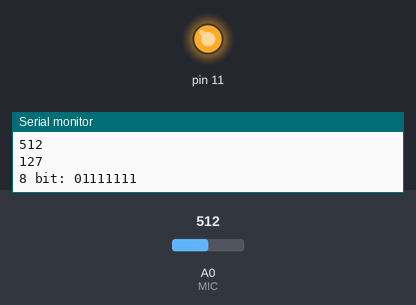
Simulated run of this sketch. Board: Arduino Uno, built with avr-gcc and run on an emulated ATmega328P. On the bench: output pins drawn as LEDs (lit = HIGH), the last lines printed to the serial monitor. Inputs (shaded band) come from the test bench; at power-on: A0 (MIC) = 512.

Above: at 1.2 s.
1.3 s: A0 (MIC) set to 3
2.8 s: A0 (MIC) set to 0
At 4.0 s:
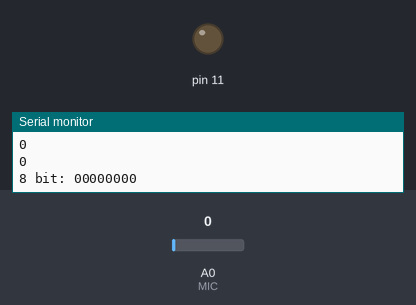
4.3 s: A0 (MIC) set to 18
At 5.7 s:
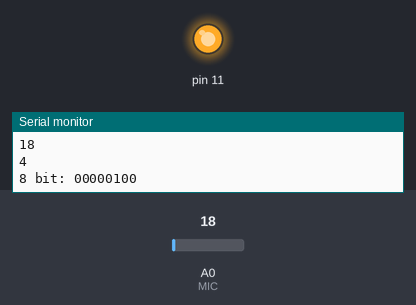
Timing chart, 0 to 7.3 s (numbered marks = the images above; inputs shaded):
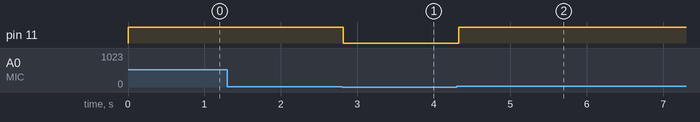

Measured:
- the behaviour switches between 2 and 1 on A0 (MIC) (found by bisection; images 0 and 1)
- after the input at 2.8 s, pin 11: HIGH → LOW at once
- after the input at 4.3 s, pin 11: LOW → HIGH at once

The sketch:

always_on.ino
```cpp
#define MIC A0
int sample=0;
void setup() {
  Serial.begin(9600);
  pinMode(11,OUTPUT);
  pinMode(1,OUTPUT);


}

void loop() {
  sample=analogRead(MIC);
  Serial.println(sample);
  if(sample>1){
    digitalWrite(11,HIGH);
  }
  else{digitalWrite(11,LOW);}
  int mapped = map(sample, 0, 1023, 0, 255);
  Serial.println(mapped);
  delay(1/44);
   Serial.print("8 bit: ");
  int myInts2[8];
  for (int i = 0; i < 8; i = i + 1) {
    int remainder2;
    remainder2=mapped%2;
    mapped/=2;
    myInts2[7-i]=remainder2;
  }
  for (int i = 0; i < 8; i = i + 1) {
    Serial.print(myInts2[i]);
  }
  Serial.println();


}
```
